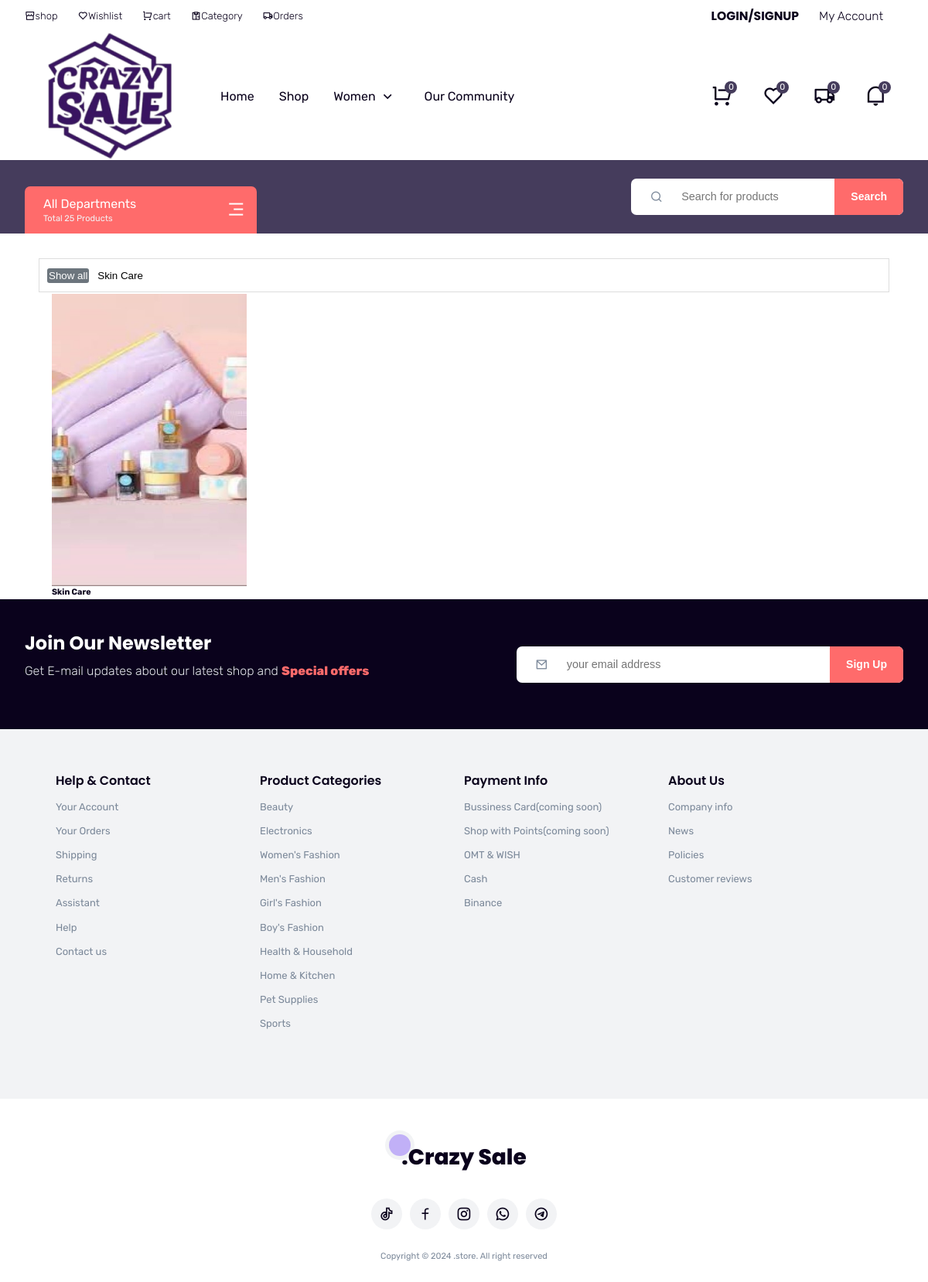
The app's page /category/category.php with its own data.
### tables this page shows
CREATE TABLE `categories` (
  `id` int(11) NOT NULL,
  `name` varchar(255) NOT NULL,
  `shownname` varchar(255) NOT NULL,
  `image` varchar(255) NOT NULL
);

### category/category_main.php (the view, shortened to what this page needs)
<div class="single-category">
            <div class="container">
                <div class="wrapper">
                    <div class="column">
                        <div class="holder">
                        <?php
include "../login/config.php";
$sql = "SELECT * FROM categories";
$result = $conn->query($sql);
$categories = [];
if ($result->num_rows > 0) {
  while($row = $result->fetch_assoc()) {
    $categories[] = $row;
  }
} else {
  echo "0 results";
}
usort($categories, function($a, $b) {
    return strcmp($a['shownname'], $b['shownname']);
});
?>
<div class="section">
    <div class="row mt-5" id="filter-buttons">
        <div class="col-12">
            <button class="btn mb-2 me-1 active" data-filter="all">Show all</button>
            <?php foreach ($categories as $category): ?>
                <button class="btn mb-2 mx-1" data-filter="<?php echo strtolower($category['name']); ?>">
                    <?php echo $category['shownname']; ?>
                </button>
            <?php endforeach; ?>
        </div>
    </div>
    <div class="row px-2 mt-4 gap-3" id="filterable-cards">
        <?php foreach ($categories as $category): ?>
            <div class="card p-0" data-name="<?php echo strtolower($category['name']); ?>">
                <a href="category.php?category=<?php echo urlencode($category['name']); ?>">
                    <img src="img/<?php echo $category['image']; ?>" alt="<?php echo $category['shownname']; ?>">
                </a>
                <div class="card-body">
                    <h6 class="card-title"><?php echo $category['shownname']; ?></h6>
                </div>
            </div>
        <?php endforeach; ?>
    </div>
                                    </div>
                                </div>
                            </div>
                        </div>
                    </div>
                </div>

### css/index.css (style rules this page uses)
:root { --primary-color: #ff6b6b; --secondary-color: #794afa; --secondary-dark-color: #453c5c; --white-color: #ffffff; --light-bg-color: #f2f3f5; --light-text-color: #7c899a; --border-color: #e5e8ec; --dark-color: #0a021c; --font-small: 13px; --font-smaller: 11px; --percent100 :100%; --percent50: 50%; --fw3: 300; --fw5: 500; --fw6: 600; --fw7: 700; --fw8: 800; --trans-background-color: background-color .3s, color .3s; --trans-background: background-color .3s; --trans-color: color .3s; }
* { margin: 0; padding: 0; }
body { font-family: 'Rubik', sans-serif; font-size: 16px; font-weight: 400; line-height: 1.4; color: var(--dark-color); border-color: var(--white-color); }
img { max-width: var(--percent100); vertical-align: middle; }
.container { max-width: 1280px; margin: 0 auto; padding: 0 0.938em; }
.column { margin-left: -0.938em; margin-right: -0.938em; }
.column .row { padding: 0 0.938em; }
.single-category .holder { display: flex; flex-direction: column; }
.single-category .sidebar, .single-category .section { flex: 1 0 100%; }
@media screen and (min-width: 992px) { .container { padding: 0 2em; } }
@media screen and (min-width: 992px) { .single-category .holder { flex-direction: row; } }
@media screen and (min-width: 992px) { .single-category .section { flex: 1 0 75%; } }

### css/category.css (style rules this page uses)
.section { max-width: 1100px; margin: auto; }
#filter-buttons { display: flex; overflow-x: auto; white-space: nowrap; padding: 10px; border: 1px solid #ddd; }
#filter-buttons button { border-radius: 3px; background: #fff; border-color: transparent; margin-right: 5px; flex: 0 0 auto; }
#filter-buttons button.active { color: #fff; background: #6c757d; }
#filterable-cards .card { width: 16rem; border: 2px solid transparent; cursor: pointer; }

### main_notifications/mininotifications.php (style rules this page uses)
:root { --blue: #2a2185; --white: #fff; --gray: #f5f5f5; --black1: #222; --black2: #999; }

### records on screen
categories: shownname "Skin Care", image (picture)

### other values on screen
$totalProducts "25"
